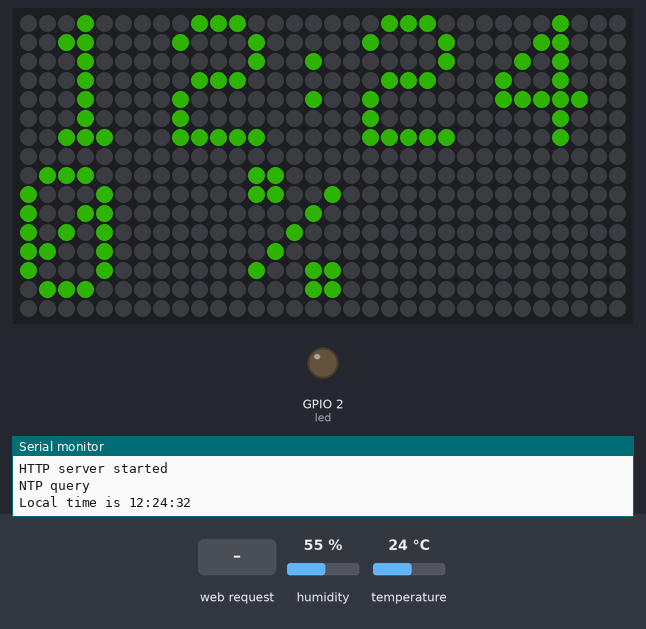
Recording of a sketch running on a simulated ESP8266 (NodeMCU). On the bench: 32×16 RGB LED matrix (first LED top left, wired row by row), output pins drawn as LEDs (lit = HIGH), the last lines printed to the serial monitor. The inputs (shaded band) are chosen by the test bench; at power-on: humidity 55 %, temperature 24 °C. Dim RGB values are drawn brighter than linear; WiFi joins after 1.5 s; servers stay silent unless stated.

Above: at 3.2 s.
3.3 s: HTTP request GET /command.html?color=120 received
At 3.77 s:
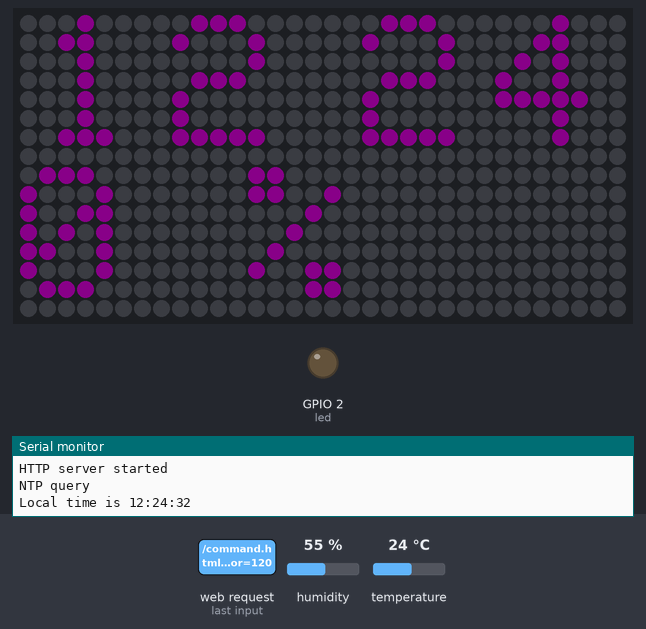
6.5 s: humidity set to 22 %
At 10.4 s:
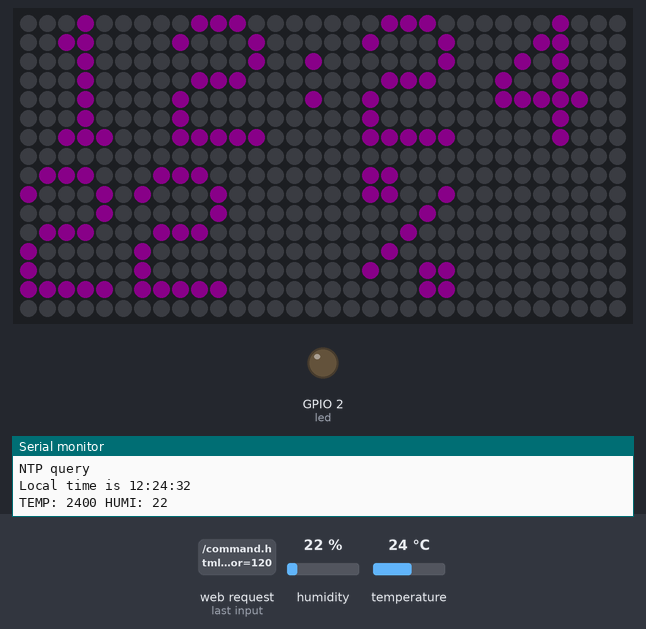
11.5 s: temperature set to 12 °C
At 15.27 s:
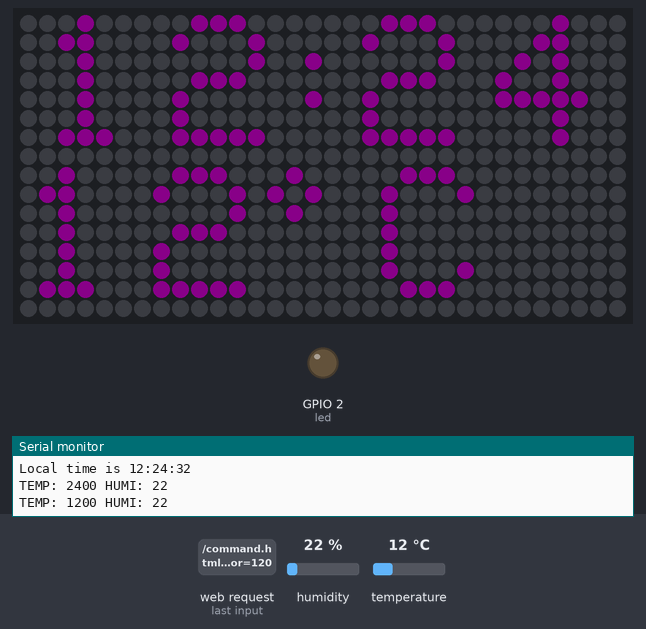
16.5 s: humidity set to 40 %
At 20.4 s:
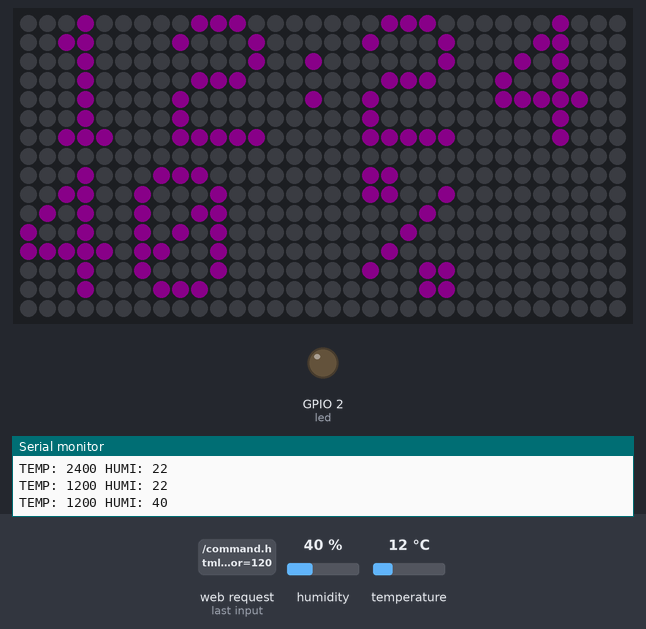
21.5 s: temperature set to 19 °C
At 25.27 s:
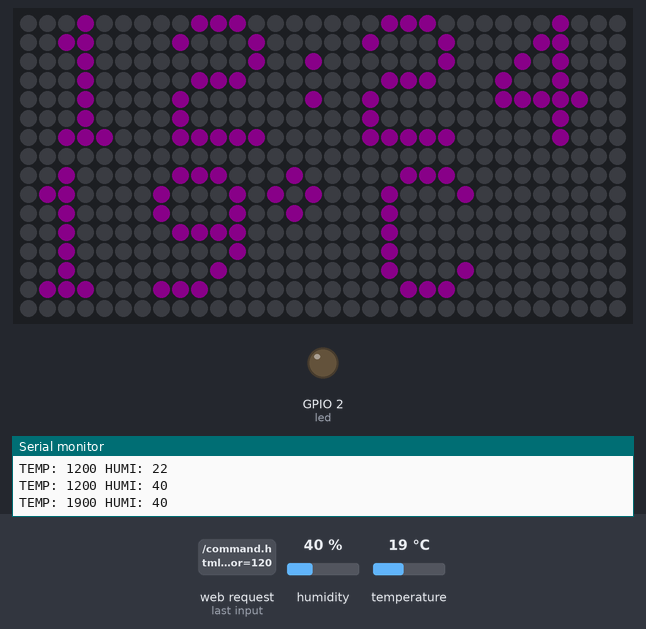
26.5 s: HTTP request GET /command.html received
At 27.0 s:
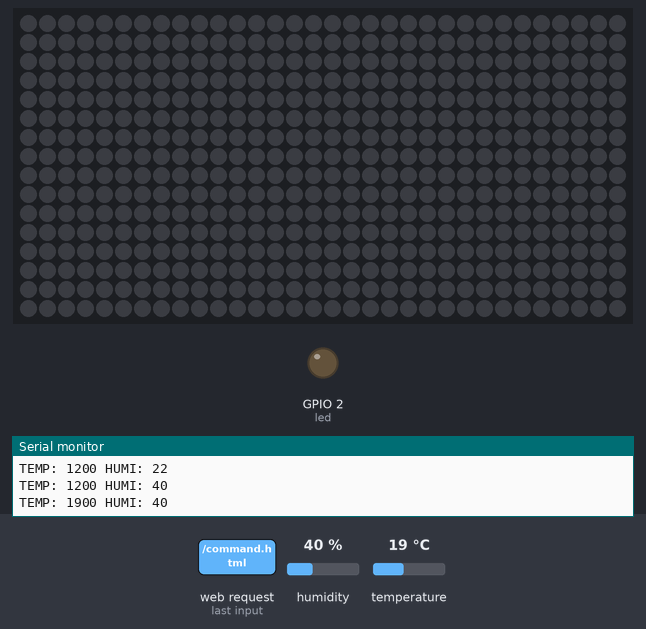
Timing chart, 0 to 29.0 s (numbered marks = the images above; inputs shaded):
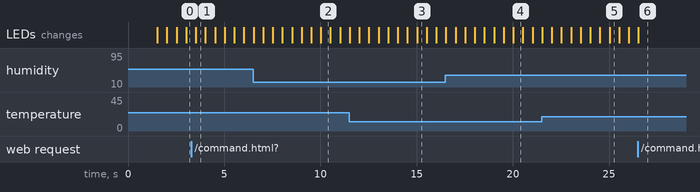

The sketch:

WiFi_RGB_clock.ino
```cpp
#include <Wire.h>
#include <SI7021.h>

#include <ESP8266WiFi.h>
#include <WiFiClient.h>
#include <ESP8266WebServer.h>
#include <ESP8266mDNS.h>
#include <Ticker.h>
#include <WiFiUdp.h>
#include <Adafruit_NeoPixel.h>
#include <Adafruit_NeoMatrix.h>
#include <Adafruit_GFX.h>

const char* ssid = "MiKe";
const char* password = "DqP5aQleA!9";
#define NTP_INTERVAL      (2 * 60)     // in seconds
#define TEMPHUM_INTERVAL  (1 * 5)      // in seconds

// sensor
SI7021 si7021;
Ticker TempHumTicker;
int humi, temp;
#define SDA 0 // GPIO0 on ESP-01 module
#define SCL 2 // GPIO2 on ESP-01 module
bool TempHumTick;

// NTP
int GMToffset = 2;
IPAddress timeServer(129, 6, 15, 28); // time.nist.gov NTP server
Ticker NTPqueryTicker;
WiFiUDP Udp;
unsigned int localPort = 2390;      // local port to listen for UDP packets
const int NTP_PACKET_SIZE = 48; // NTP time stamp is in the first 48 bytes of the message
byte packetBuffer[ NTP_PACKET_SIZE]; //buffer to hold incoming and outgoing packets

// HTTP server
ESP8266WebServer server(80);
const int led = 2;

// clock
Ticker ticker;
unsigned int hours, minutes, seconds;
unsigned int SynchTime;
bool dots;

// display
const int datapin = 5;
Adafruit_NeoMatrix matrix = Adafruit_NeoMatrix(32, 16, datapin,
  NEO_MATRIX_TOP     + NEO_MATRIX_LEFT +
  NEO_MATRIX_ROWS    + NEO_MATRIX_PROGRESSIVE,
  NEO_GRB            + NEO_KHZ800);
//Adafruit_NeoPixel strip = Adafruit_NeoPixel(512, datapin, NEO_GRB + NEO_KHZ800);
int ClockColor = matrix.Color(145, 255, 0);
int BarColor = matrix.Color(0, 50, 0);
int ClockBgColor = matrix.Color(0, 0, 0);

void HalfSecond()
{
  if(CheckNTPreply(&hours, &minutes, &seconds))
    SynchTime = 0;

  DrawTime(hours, minutes, seconds);
  DrawSynch(SynchTime);
  //DrawTemperatureHumidity(temp, humi);
  if((seconds / 5) & 1) DrawTemperature(temp);
  else DrawHumidity(humi);
  matrix.show();

  if(!dots)
  {
    SynchTime++;
    if(++seconds > 59)
    {
      seconds = 0;
      if(++minutes > 59)
      {
        minutes = 0;
        if(++hours > 23)
          hours = 0;
      }
    }
  }
}

void DrawTime(unsigned int h, unsigned int m, unsigned int s)
{
  matrix.fillScreen(0);
  int x = 1;
  if(h > 10) matrix.drawChar(x, 0, (h / 10)+'0', ClockColor, ClockBgColor, 1);
  x += 7;
  matrix.drawChar(x, 0, (h % 10)+'0', ClockColor, ClockBgColor, 1);
  dots = !dots;
  char c = dots ? ':' : ' ';
  x += 5;
  matrix.drawChar(x, 0, c, ClockColor, ClockBgColor, 1);
  x += 5;
  matrix.drawChar(x, 0, (m / 10)+'0', ClockColor, ClockBgColor, 1);
  x += 7;
  matrix.drawChar(x, 0, (m % 10)+'0', ClockColor, ClockBgColor, 1);

/*  x = 1;
  matrix.drawChar(x, 8, (s / 10)+'0', ClockColor, ClockBgColor, 1);
  x += 7;
  matrix.drawChar(x, 8, (s % 10)+'0', ClockColor, ClockBgColor, 1);*/
}

void DrawSynch(unsigned int SynchTime)
{
  if(SynchTime > NTP_INTERVAL) SynchTime = NTP_INTERVAL;
//  matrix.drawLine(0, 8, 32*SynchTime/NTP_INTERVAL, 8);
  for(int i = 0; i < 32-32*SynchTime/NTP_INTERVAL; i++)
    matrix.drawPixel(i, 7, BarColor);
}


void DrawTemperatureHumidity(int t, int h)
{
  t /= 100;
  //TemperatureColor, TemperatureBgColor
  int x = 1;
  if(t > 10) matrix.drawChar(x, 8, (t / 10)+'0', ClockColor, ClockBgColor, 1);
  x += 7;
  matrix.drawChar(x, 8, (t % 10)+'0', ClockColor, ClockBgColor, 1);
  x += 5;
  matrix.drawPixel(x, 8, ClockColor);
  x += 5;
  matrix.drawChar(x, 8, (h / 10)+'0', ClockColor, ClockBgColor, 1);
  x += 7;
  matrix.drawChar(x, 8, (h % 10)+'0', ClockColor, ClockBgColor, 1);
}

void DrawTemperature(int t)
{
  t /= 100;
  //TemperatureColor, TemperatureBgColor
/*  matrix.setCursor(1, 8);
  matrix.print(t);
  matrix.print(" C");
  matrix.drawCircle(x, y, radius, color);*/
  int x = 0;
  if(t < 0)
  {
    matrix.drawChar(x, 8, '-', ClockColor, ClockBgColor, 1);
    x += 6;
  }
  if(abs(t) > 9) matrix.drawChar(x, 8, (abs(t) / 10)+'0', ClockColor, ClockBgColor, 1);
  x += 7;
  matrix.drawChar(x, 8, (t % 10)+'0', ClockColor, ClockBgColor, 1);
  x += 7;
  matrix.drawCircle(x, 9, 1, ClockColor);
  x += 5;
  matrix.drawChar(x, 8, 'C', ClockColor, ClockBgColor, 1);

}
void DrawHumidity(int h)
{
  //TemperatureColor, TemperatureBgColor
  matrix.setCursor(0, 8);
  matrix.setTextColor(ClockColor);
  matrix.print(h);
  matrix.print(" %");
}

void TimeUpdate()
{
  Serial.println("NTP query");
  sendNTPpacket(timeServer); // send an NTP packet to a time server
}

// called by TempHumTicker
void ReadTempHum()
{
  TempHumTick = true;
/*  humi = si7021.getHumidityPercent();
  temp = si7021.getCelsiusHundredths();

  Serial.print("TEMP: ");
  Serial.print(temp);
  Serial.print(" HUMI: ");
  Serial.print(humi);
  Serial.println("");*/
}

/***********************
 *  SETUP
 ***********************/
void setup(void){
  pinMode(led, OUTPUT);
  digitalWrite(led, 0);
  Serial.begin(115200);
  WiFi.begin(ssid, password);
  Serial.println("");

  // Wait for connection
  while (WiFi.status() != WL_CONNECTED) {
    delay(500);
    Serial.print(".");
  }
  Serial.println("");
  Serial.print("Connected to ");
  Serial.println(ssid);
  Serial.print("IP address: ");
  Serial.println(WiFi.localIP());

  if (MDNS.begin("esp8266")) {
    Serial.println("MDNS responder started");
  }

  server.on("/", handleRoot);
  server.on("/command.html", GetCommand);
  server.on("/colors.html", HandleColors);
  server.on("/inline", [](){
    server.send(200, "text/plain", "this works as well");
  });

  server.onNotFound(handleNotFound);

  server.begin();
  Serial.println("HTTP server started");

  Udp.begin(localPort);
  ticker.attach(0.5, HalfSecond);
  NTPqueryTicker.attach(NTP_INTERVAL, TimeUpdate);

  matrix.begin();
  matrix.setTextWrap(false);
  matrix.setBrightness(60);
  matrix.setTextColor(ClockColor);
  //matrix.setTextSize(1);
  //matrix.setFont(&FreeSans9pt7b);
  matrix.fillScreen(0);
  matrix.show();
  delay(500);
  TimeUpdate();

  si7021.begin(SDA,SCL); // Runs : Wire.begin() + reset()
  TempHumTicker.attach(TEMPHUM_INTERVAL, ReadTempHum);
  //ReadTempHum();
}

void loop(void){
  server.handleClient();
  if(TempHumTick)
  {
    TempHumTick = false;
    humi = si7021.getHumidityPercent();
    temp = si7021.getCelsiusHundredths();

    Serial.print("TEMP: ");
    Serial.print(temp);
    Serial.print(" HUMI: ");
    Serial.print(humi);
    Serial.println("");
  }
}


/********************
 *      NTP
 ********************/

// send an NTP request to the time server at the given address
unsigned long sendNTPpacket(IPAddress& address)
{
  //Serial.println("1");
  // set all bytes in the buffer to 0
  memset(packetBuffer, 0, NTP_PACKET_SIZE);
  // Initialize values needed to form NTP request
  // (see URL above for details on the packets)
  //Serial.println("2");
  packetBuffer[0] = 0b11100011;   // LI, Version, Mode
  packetBuffer[1] = 0;     // Stratum, or type of clock
  packetBuffer[2] = 6;     // Polling Interval
  packetBuffer[3] = 0xEC;  // Peer Clock Precision
  // 8 bytes of zero for Root Delay & Root Dispersion
  packetBuffer[12]  = 49;
  packetBuffer[13]  = 0x4E;
  packetBuffer[14]  = 49;
  packetBuffer[15]  = 52;

  //Serial.println("3");

  // all NTP fields have been given values, now
  // you can send a packet requesting a timestamp:
  Udp.beginPacket(address, 123); //NTP requests are to port 123
  //Serial.println("4");
  Udp.write(packetBuffer, NTP_PACKET_SIZE);
  //Serial.println("5");
  Udp.endPacket();
  //Serial.println("6");
}

bool CheckNTPreply(unsigned int *h, unsigned int *m, unsigned int *s)
{
  int PacketSize = Udp.parsePacket();
  if(PacketSize == NTP_PACKET_SIZE)
  {
    //Serial.println("packet received");
    // We've received a packet, read the data from it
    Udp.read(packetBuffer, NTP_PACKET_SIZE); // read the packet into the buffer

    //the timestamp starts at byte 40 of the received packet and is four bytes,
    // or two words, long. First, esxtract the two words:

    unsigned long highWord = word(packetBuffer[40], packetBuffer[41]);
    unsigned long lowWord = word(packetBuffer[42], packetBuffer[43]);
    // combine the four bytes (two words) into a long integer
    // this is NTP time (seconds since Jan 1 1900):
    unsigned long secsSince1900 = highWord << 16 | lowWord;
    //Serial.print("Seconds since Jan 1 1900 = ");
    //Serial.println(secsSince1900);

    // now convert NTP time into everyday time:
    //Serial.print("Unix time = ");
    // Unix time starts on Jan 1 1970. In seconds, that's 2208988800:
    const unsigned long seventyYears = 2208988800UL;
    // subtract seventy years:
    unsigned long epoch = secsSince1900 - seventyYears;
    // print Unix time:
    //Serial.println(epoch);


    // print the hour, minute and second:
    Serial.print("Local time is ");       // UTC is the time at Greenwich Meridian (GMT)
    // to local time
    epoch += GMToffset *60 * 60;
    *h = (epoch  % 86400L) / 3600;
    *m = (epoch  % 3600) / 60;
    *s = epoch % 60;
    Serial.print(*h); // print the hour (86400 equals secs per day)
    Serial.print(':');
    if (*m < 10) {
      // In the first 10 minutes of each hour, we'll want a leading '0'
      Serial.print('0');
    }
    Serial.print(*m); // print the minute (3600 equals secs per minute)
    Serial.print(':');
    if (*s < 10) {
      // In the first 10 seconds of each minute, we'll want a leading '0'
      Serial.print('0');
    }
    Serial.println(*s); // print the second
    return true;
  }
  return false;
}


/************************
 *    WEB SERVER
 ************************/
const char index_html[] = R"=====(
<!DOCTYPE HTML>
<html>
<head><title>ESP8266 Arduino Demo Page</title></head>
<body>ESP8266 power!<p><img src="logo.png"></body>
</html>
)=====";

void handleRoot() {
  digitalWrite(led, 1);
  //server.send(200, "text/plain", "hello from esp8266!");
  server.sendContent(index_html);
  digitalWrite(led, 0);
}

void GetCommand() {
  int r, g, b;
  int ind1, ind2;
  String state = server.arg("color");
  ind1 = state.indexOf(',');
  ind2 = state.indexOf(',', ind1+1);
  String ss;
  ss = state.substring(0, ind1);
  r = ss.toInt();
  ss = state.substring(ind1+1, ind2+1);
  g = ss.toInt();
  ss = state.substring(ind2+1);
  b = ss.toInt();
  ClockColor = matrix.Color(r, g, b);
  server.send(200, "text/plain", "OK");
}

void handleNotFound(){
  digitalWrite(led, 1);
  String message = "File Not Found\n\n";
  message += "URI: ";
  message += server.uri();
  message += "\nMethod: ";
  message += (server.method() == HTTP_GET)?"GET":"POST";
  message += "\nArguments: ";
  message += server.args();
  message += "\n";
  for (uint8_t i=0; i<server.args(); i++){
    message += " " + server.argName(i) + ": " + server.arg(i) + "\n";
  }
  server.send(404, "text/plain", message);
  digitalWrite(led, 0);
}

const char colors_html[] = R"=====(
<html>
<head>
<meta http-equiv="Content-Type" content="text/html; charset=UTF-8">

<title>Colors wheel</title>
<meta name="viewport" content="width=device-width, height=device-height, user-scalable=yes" />

<script type="text/javascript">
window.onload=function(){
  var canvas = document.getElementById("picker");
  var context = canvas.getContext("2d");
  var x = canvas.width / 2;
  var y = canvas.height / 2;
  var radius = 150;
  var counterClockwise = false;
  for(var angle=0; angle<=360; angle+=1){
    var startAngle = (angle-2)*Math.PI/180;
    var endAngle = angle * Math.PI/180;
    context.beginPath();
    context.moveTo(x, y);
    context.arc(x, y, radius, startAngle, endAngle, counterClockwise);
    context.closePath();
    context.fillStyle = 'hsl('+angle+', 100%, 50%)';
    context.fill();
  }
}

function findPos(obj){
    var current_left = 0, current_top = 0;
    if (obj.offsetParent){
        do{
            current_left += obj.offsetLeft;
            current_top += obj.offsetTop;
        }while(obj = obj.offsetParent);
        return {x: current_left, y: current_top};
    }
    return undefined;
}

function PickColor(obj, e){
  position = findPos(obj);
  var w = obj.width / 2;
  var h = obj.height / 2;
  var x = e.pageX - position.x;
  var y = e.pageY - position.y;
  var el = document.getElementById('kolor');
  var angle = Math.atan2(150-y, 150-x) * 180 / Math.PI + 180;
  //el.innerHTML = 'x='+x+', y='+y+', hsl='+'hsl('+angle+', 100%, 50%)';
  el.style.color = 'hsl('+angle+', 100%, 50%)';
  //console.log(el.style.color);
  // rgb(0, 25, 255)
  var cl = 'color=' + el.style.color.replace(/[^0-9,]/g,'');
  command(cl);
}

function command(cmd, paramFunc)
{
  var req = new XMLHttpRequest();
  var postdata = cmd;
  req.open("POST", "command.html", true);

  //Send the proper header information along with the request
  req.setRequestHeader("Content-type", "application/x-www-form-urlencoded");
  //req.setRequestHeader("Content-length", postdata.length);
  req.timeout = 3*60*1000;
  req.ontimeout = function () {
    console.log('req.ontimeout');
  }
  req.onerror = function (e) {
    console.log('req.onerror: '+e);
  }
  req.onreadystatechange = function() {//Call a function when the state changes.
     if(req.readyState == 4 && req.status == 200) {
      if(req.responseText != 'OK')
      {
        console.log('Error: ' + req.responseText);
      }
      else
        console.log(req.responseText);
      if (paramFunc && (typeof paramFunc == "function"))
      {
        paramFunc();
      }
     }
  }
  try {
    req.send(postdata);
  }
  catch(e) {
    console.log('try-req.send: catch');
  }
}


</script>

</head>
<body>
  <canvas id="picker" width="300" height="300" onclick="PickColor(this, event)"></canvas>
  <div id="kolor"> </div>
</html>
)=====";

void HandleColors(void)
{
      server.sendContent(colors_html);
}
```

Measured:
- after the input at 3.3 s, the LEDs: change after 0.22 s (image 1)
- after the input at 26.5 s, the LEDs: change at once (image 6)
